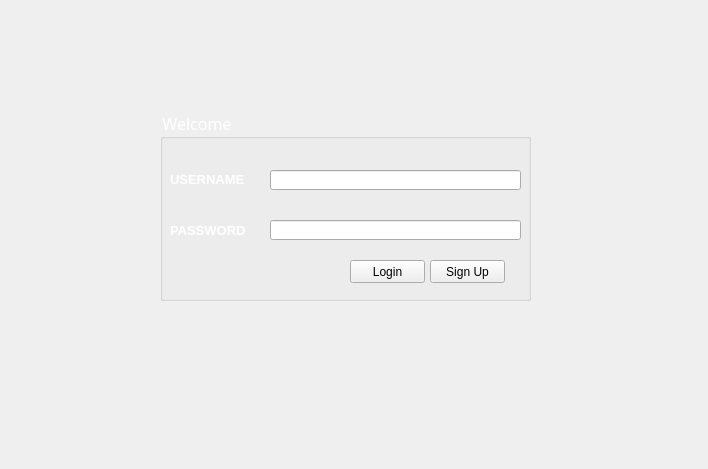
<?xml version="1.0" encoding="UTF-8"?>
<ui version="4.0">
 <class>VILAN</class>
 <widget class="QMainWindow" name="VILAN">
  <property name="geometry">
   <rect>
    <x>0</x>
    <y>0</y>
    <width>708</width>
    <height>469</height>
   </rect>
  </property>
  <property name="windowTitle">
   <string>VILAN</string>
  </property>
  <widget class="QWidget" name="centralWidget">
   <widget class="QGroupBox" name="groupBox">
    <property name="geometry">
     <rect>
      <x>160</x>
      <y>110</y>
      <width>371</width>
      <height>191</height>
     </rect>
    </property>
    <property name="font">
     <font>
      <family>Raavi</family>
      <pointsize>12</pointsize>
      <weight>9</weight>
      <italic>false</italic>
      <bold>false</bold>
     </font>
    </property>
    <property name="styleSheet">
     <string notr="true">color: rgb(161, 161, 161);
color: rgb(255, 255, 255);
font: 75 12pt &quot;Raavi&quot;;
</string>
    </property>
    <property name="title">
     <string>Welcome</string>
    </property>
    <widget class="QLabel" name="label">
     <property name="geometry">
      <rect>
       <x>10</x>
       <y>60</y>
       <width>91</width>
       <height>20</height>
      </rect>
     </property>
     <property name="styleSheet">
      <string notr="true">color: rgb(165, 165, 165);</string>
     </property>
     <property name="text">
      <string>&lt;html&gt;&lt;head/&gt;&lt;body&gt;&lt;p&gt;&lt;span style=&quot; font-size:10pt; font-weight:600; color:#ffffff;&quot;&gt;USERNAME&lt;/span&gt;&lt;/p&gt;&lt;/body&gt;&lt;/html&gt;</string>
     </property>
     <property name="alignment">
      <set>Qt::AlignLeading|Qt::AlignLeft|Qt::AlignVCenter</set>
     </property>
    </widget>
    <widget class="QLabel" name="label_2">
     <property name="geometry">
      <rect>
       <x>10</x>
       <y>110</y>
       <width>101</width>
       <height>21</height>
      </rect>
     </property>
     <property name="text">
      <string>&lt;html&gt;&lt;head/&gt;&lt;body&gt;&lt;p&gt;&lt;span style=&quot; font-size:10pt; font-weight:600; color:#ffffff;&quot;&gt;PASSWORD&lt;/span&gt;&lt;/p&gt;&lt;/body&gt;&lt;/html&gt;</string>
     </property>
    </widget>
    <widget class="QLineEdit" name="lineEdit_username">
     <property name="geometry">
      <rect>
       <x>110</x>
       <y>60</y>
       <width>251</width>
       <height>20</height>
      </rect>
     </property>
     <property name="styleSheet">
      <string notr="true">font: 75 11pt &quot;Myriad Web Pro Condensed&quot;;
color: rgb(0, 0, 0);</string>
     </property>
     <property name="text">
      <string/>
     </property>
    </widget>
    <widget class="QLineEdit" name="lineEdit_password">
     <property name="geometry">
      <rect>
       <x>110</x>
       <y>110</y>
       <width>251</width>
       <height>20</height>
      </rect>
     </property>
     <property name="styleSheet">
      <string notr="true">font: 75 11pt &quot;Myriad Web Pro Condensed&quot;;
color: rgb(0, 0, 0);</string>
     </property>
     <property name="inputMask">
      <string notr="true"/>
     </property>
     <property name="text">
      <string/>
     </property>
     <property name="echoMode">
      <enum>QLineEdit::Password</enum>
     </property>
    </widget>
    <widget class="QPushButton" name="pushButton">
     <property name="geometry">
      <rect>
       <x>190</x>
       <y>150</y>
       <width>75</width>
       <height>23</height>
      </rect>
     </property>
     <property name="styleSheet">
      <string notr="true">color: rgb(152, 152, 152);
color: rgb(0, 0, 0);</string>
     </property>
     <property name="text">
      <string>Login</string>
     </property>
    </widget>
    <widget class="QPushButton" name="pushButton_2">
     <property name="geometry">
      <rect>
       <x>270</x>
       <y>150</y>
       <width>75</width>
       <height>23</height>
      </rect>
     </property>
     <property name="styleSheet">
      <string notr="true">color: rgb(152, 152, 152);
color: rgb(0, 0, 0);</string>
     </property>
     <property name="text">
      <string>Sign Up</string>
     </property>
    </widget>
   </widget>
   <widget class="QWidget" name="widget" native="true">
    <property name="geometry">
     <rect>
      <x>0</x>
      <y>0</y>
      <width>791</width>
      <height>561</height>
     </rect>
    </property>
    <property name="styleSheet">
     <string notr="true">background-image: url(&quot;C:/Users/Dustin/Documents/GitHub/VILAN/VDATABASE/Docs/pic.jpg&quot;);</string>
    </property>
   </widget>
   <zorder>widget</zorder>
   <zorder>groupBox</zorder>
  </widget>
 </widget>
 <layoutdefault spacing="6" margin="11"/>
 <resources/>
 <connections/>
</ui>
